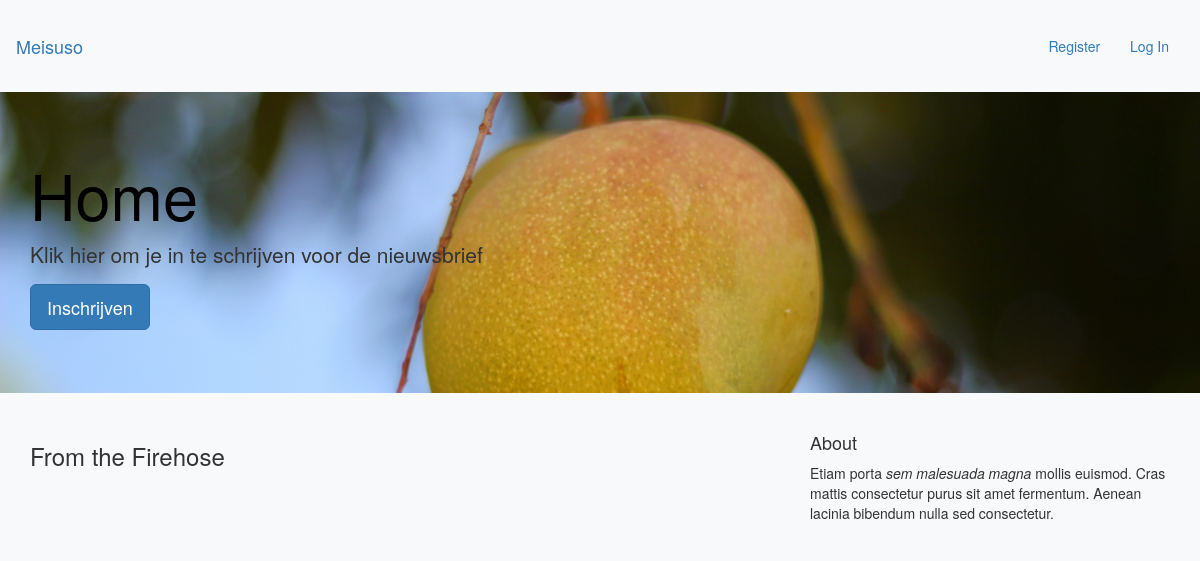
Before: / with the older database file.
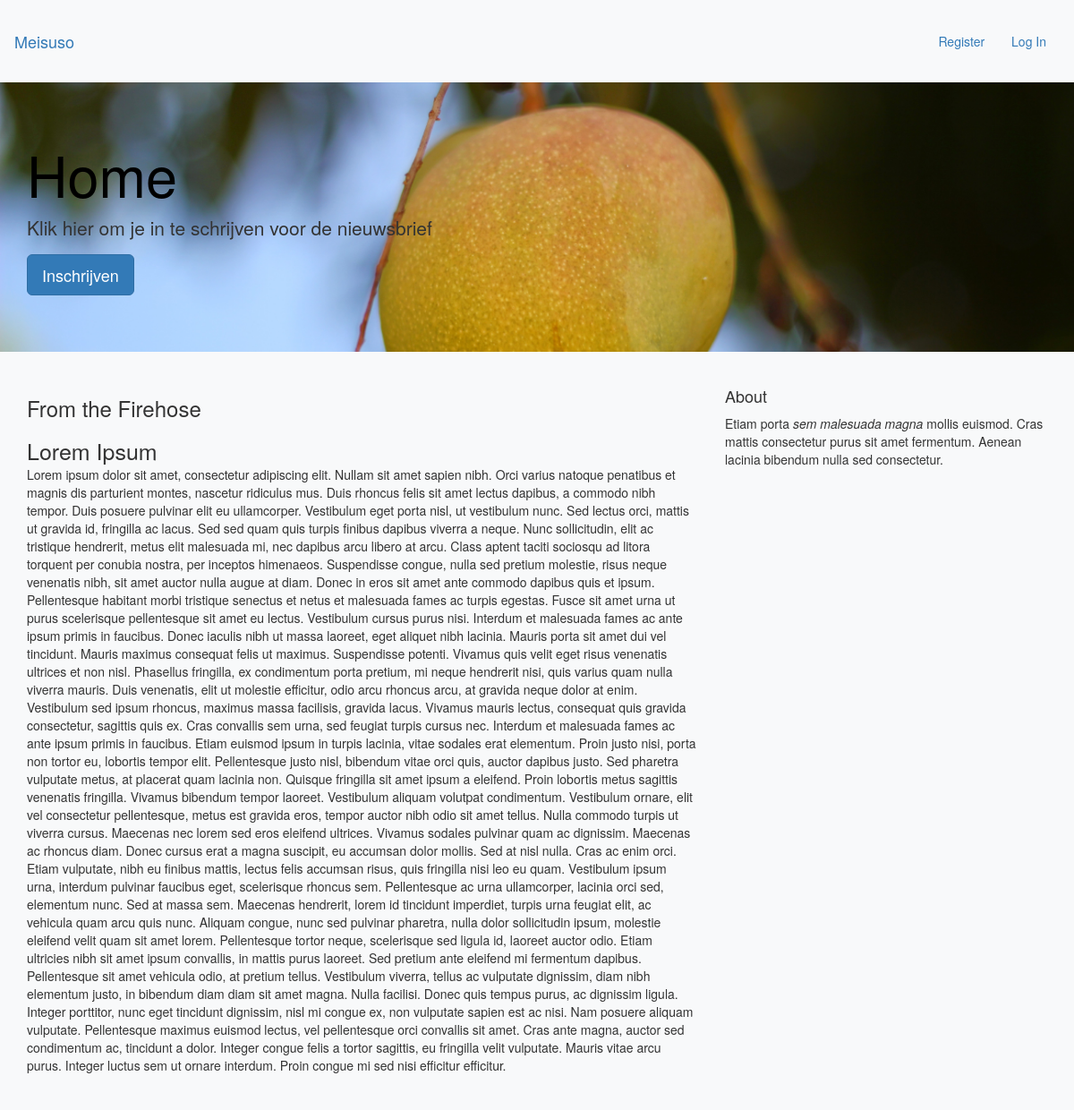
After: the same page with the newer database file.
### accounts/models.py (models this page shows, shortened)
class BlogItem(models.Model):
    user = models.ForeignKey(User, on_delete=models.CASCADE, null=True, editable=False)
    title = models.CharField(max_length=100, default = '', null=True, blank=True)
    description = models.TextField(max_length=10000, default = '', null=True, blank=True)

### accounts/views.py (the view)
# urls.py: path('', views.home, name='home'),
def home(request):
    blogitems = BlogItem.objects.all()
    template = 'accounts/home.html'
    return render(request, template, {'blogitems':blogitems,'user': request.user})

### accounts/templates/accounts/home.html (shortened to what this page needs)
{% extends 'base.html' %}
{%block body%}
<div class="jumbotron">
  <div class="container">
    <h1>Home</h1>
    <p>Klik hier om je in te schrijven voor de nieuwsbrief</p>
    <p><a class="btn btn-primary btn-lg" href="#" role="button">Inschrijven</a></p>
  </div>
</div>
<main role="main" class="container">
  <div class="row">
    <div class="col-md-8 blog-main">
      <h3 class="pb-3 mb-4 font-italic border-bottom">
        From the Firehose
      </h3>
      <div class="blog-post">
      {% for BlogItem in blogitems %}
      <h2 class = "blog-post-title"> {{BlogItem.title}}</h2>
      <p>{{BlogItem.description}}</p>
      {% endfor %}
      </div>
    </div>
    <aside class="col-md-4 blog-sidebar">
      <div class="p-3 mb-3 bg-light rounded">
        <h4 class="font-italic">About</h4>
        <p class="mb-0">Etiam porta <em>sem malesuada magna</em> mollis euismod. Cras mattis consectetur purus sit amet fermentum. Aenean lacinia bibendum nulla sed consectetur.</p>
      </div>
    </aside>
  </div>
</main>
{%endblock%}

Changed rows visible on the page:
added BlogItem: title "Lorem Ipsum", description "Lorem ipsum dolor sit amet, consectetur adipiscing elit. Nullam sit amet sapien nibh. Orci varius natoque penatibus et magnis dis parturient montes, nascetur ridiculus mus. Duis rhoncus felis sit amet lectus dapibus, a commodo nibh tempor. Duis posuere pulvinar elit eu ullamcorper. Vestibulum eget porta nisl, ut vestibulum nunc. Sed lectus orci, mattis ut gravida id, fringilla ac lacus. Sed sed quam quis turpis finibus dapibus viverra a neque. Nunc sollicitudin, elit ac tristique hendrerit, metus elit malesuada mi, nec dapibus arcu libero at arcu. Class aptent taciti sociosqu ad litora torquent per conubia nostra, per inceptos himenaeos. Suspendisse congue, nulla sed pretium molestie, risus…"
